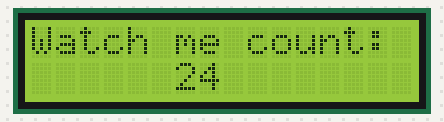
A sketch run on a simulated Arduino Uno, built with avr-gcc and run on an emulated ATmega328P. On the bench: 16×2 character LCD.

Above: at 0.1 s.
At 4.6 s:
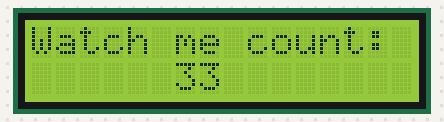
At 9.6 s:
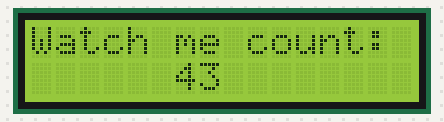
At 19.7 s:
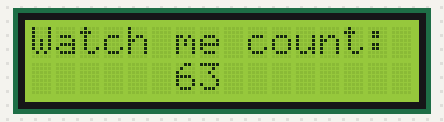
At 29.2 s:
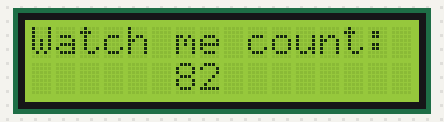
At 39.2 s:
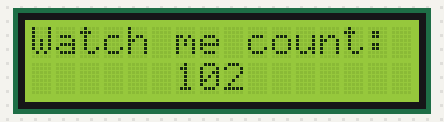

Measured:
- what the display in image 1 shows lasts 0.5 s, from 4.6 s to 5.1 s

The sketch:

sketch_dec18c.ino
```cpp
#include <LiquidCrystal.h>

int rs = 7  ;
int en = 8  ;
int d4 = 9  ;
int d5 = 10 ;
int d6 = 11 ;
int d7 = 12 ;

LiquidCrystal lcd ( rs, en , d4 , d5, d6, d7);

void setup() {
  // put your setup code here, to run once:
  lcd.begin(16,2); // lcd.begin(column, row)

  Serial.begin(9600);


}

void loop() {
  // put your main code here, to run repeatedly:
  lcd.setCursor(0,0);
  lcd.print("Watch me count:");
 for ( int i = 24 ;  ; i = i + 1 )
 {
  lcd.setCursor(0,1);
  lcd.print("      ");
  lcd.print(i);
  delay(500);
 }
 lcd.clear();


}
```
